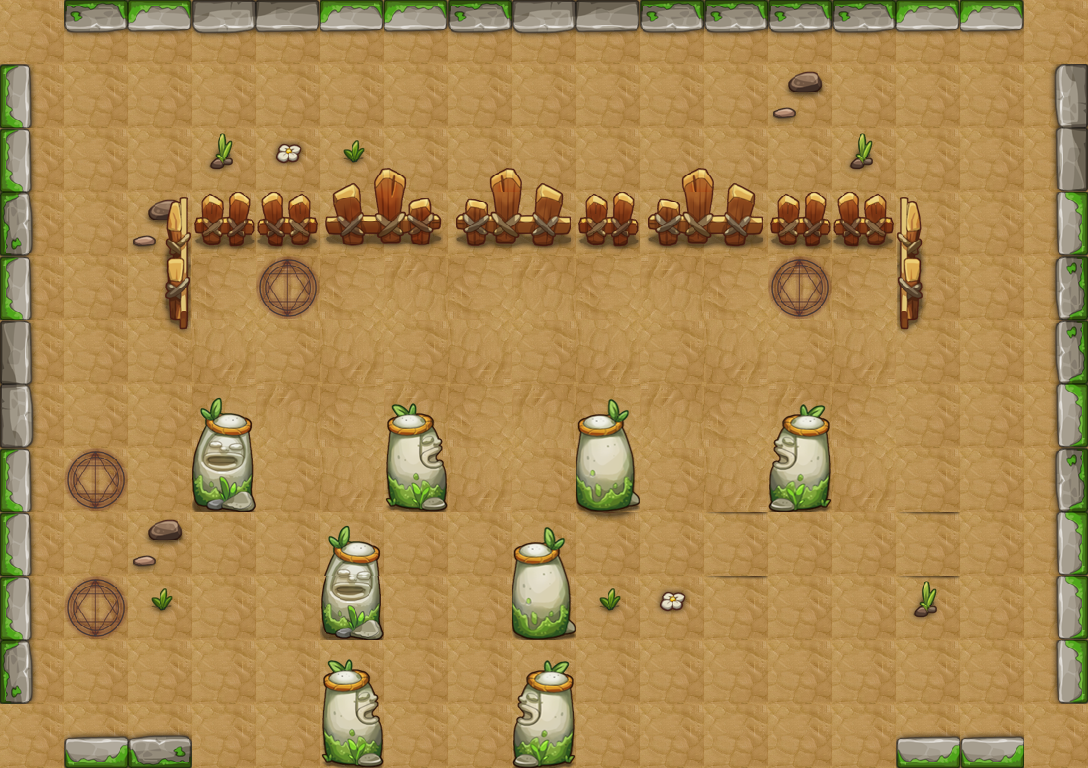

A 2D game scene composited from a Tiled map and its tileset images. What follows is a short description and the map's XML, with each tile layer's data collapsed to a summary:
An orthogonal 17x12 tile map with 64x64 px tiles, 6 tile layers (PASS, 块层 11, 块层 2, 块层 10, ...), 2 tilesets and 35 objects (32x TRAP, PLAYER, BOMB, yjsb1).

<map version="1.0" orientation="orthogonal" width="17" height="12" tilewidth="64" tileheight="64">
 <properties>
  <property name="DESTRY1" value="149" />
  <property name="DESTRY2" value="224" />
  <property name="DESTRY3" value="144" />
  <property name="DESTRY4" value="177" />
  <property name="DESTRY5" value="141" />
  <property name="DESTRY6" value="170" />
  <property name="DESTRY7" value="173" />
  <property name="DESTRY_COUNT" value="7" />
  <property name="EXP" value="50" />
  <property name="FOG" value="true" />
  <property name="ITEM" value="D001" />
  <property name="MONEY" value="250" />
 </properties>
 <tileset firstgid="1" name="village" tilewidth="64" tileheight="64">
  <image source="village-hd.png" trans="b700ff" width="1000" height="1500" />
 </tileset>
 <tileset firstgid="346" name="xzdxc-hd" tilewidth="64" tileheight="64">
  <image source="xzdxc-hd.png" width="1000" height="2048" />
 </tileset>
 <layer name="PASS" width="17" height="12">
  <data>[204 cells, 4 non-empty, 2 distinct tile ids]</data>
 </layer>
 <layer name="块层 11" width="17" height="12">
  <data>[204 cells, 204 non-empty, 4 distinct tile ids]</data>
 </layer>
 <layer name="块层 2" width="17" height="12">
  <data>[204 cells, 15 non-empty, 5 distinct tile ids]</data>
 </layer>
 <layer name="块层 10" width="17" height="12">
  <data>[204 cells, 18 non-empty, 8 distinct tile ids]</data>
 </layer>
 <layer name="块层 3" width="17" height="12">
  <data>[204 cells, 7 non-empty, 4 distinct tile ids]</data>
 </layer>
 <layer name="块层 5" width="17" height="12">
  <data>[204 cells, 65 non-empty, 17 distinct tile ids]</data>
 </layer>
 <objectgroup name="对象层 1" width="34" height="24">
  <object name="PLAYER" type="PLAYER" x="768" y="576" width="64" height="64" />
  <object name="fire1" type="TRAP" x="192" y="448" width="64" height="128">
   <properties>
    <property name="trap_id" value="1" />
    <property name="trap_particle" value="trap_fire_down.plist" />
    <property name="trap_state" value="open" />
   </properties>
  </object>
  <object name="fire1" type="TRAP" x="576" y="384" width="64" height="128">
   <properties>
    <property name="trap_id" value="1" />
    <property name="trap_particle" value="trap_fire_up.plist" />
    <property name="trap_state" value="open" />
   </properties>
  </object>
  <object name="fire_control1" type="TRAP" x="768" y="256" width="64" height="64">
   <properties>
    <property name="trap_ani" value="switch.actor" />
    <property name="trap_floor" value="true" />
    <property name="trap_id" value="0" />
    <property name="trap_script" value="trap(&quot;fire_control1&quot;):setOpened( false ); trap(&quot;fire1&quot;):setVisit( false );" />
    <property name="trap_sound_id" value="2" />
    <property name="trap_start_mode" value="0" />
    <property name="trap_state" value="open" />
   </properties>
  </object>
  <object name="block1" type="TRAP" x="128" y="256" width="64" height="64">
   <properties>
    <property name="trap_ani" value="blok2.actor" />
    <property name="trap_blok" value="true" />
    <property name="trap_id" value="0" />
   </properties>
  </object>
  <object name="fire_auto1" type="TRAP" x="704" y="704" width="128" height="64">
   <properties>
    <property name="trap_id" value="1" />
    <property name="trap_particle" value="trap_fire_left.plist" />
    <property name="trap_state" value="flase" />
   </properties>
  </object>
  <object name="fire1" type="TRAP" x="384" y="448" width="128" height="64">
   <properties>
    <property name="trap_id" value="1" />
    <property name="trap_particle" value="trap_fire_right.plist" />
    <property name="trap_state" value="open" />
   </properties>
  </object>
  <object name="block_control1" type="TRAP" x="64" y="448" width="64" height="64">
   <properties>
    <property name="trap_ani" value="switch.actor" />
    <property name="trap_floor" value="true" />
    <property name="trap_id" value="0" />
    <property name="trap_script" value="trap(&quot;block_control1&quot;):setOpened(false);trap(&quot;block1&quot;):setOpened(false)" />
    <property name="trap_sound_id" value="2" />
    <property name="trap_start_mode" value="0" />
    <property name="trap_state" value="open" />
   </properties>
  </object>
  <object name="block1" type="TRAP" x="192" y="192" width="64" height="64">
   <properties>
    <property name="trap_ani" value="blok1.actor" />
    <property name="trap_blok" value="true" />
    <property name="trap_id" value="0" />
   </properties>
  </object>
  <object name="tnt1" type="BOMB" x="960" y="384" width="64" height="64">
   <properties>
    <property name="bomb_ani" value="tnt_bomb.bomb" />
    <property name="bomb_damage" value="9999" />
    <property name="bomb_power" value="1" />
   </properties>
  </object>
  <object name="triger1" type="TRAP" x="960" y="256" width="64" height="64">
   <properties>
    <property name="trap_ani" value="tnt_triger.actor" />
    <property name="trap_floor" value="true" />
    <property name="trap_script" value="trap_onTNTBombTrap(&quot;triger1&quot;,&quot;tnt1&quot;);" />
    <property name="trap_start_mode" value="3" />
    <property name="trap_state" value="open" />
   </properties>
  </object>
  <object name="senser1" type="TRAP" x="960" y="320" width="64" height="64">
   <properties>
    <property name="trap_floor" value="true" />
    <property name="trap_script" value="trap_onTNTSenser(&quot;tnt1&quot;);" />
    <property name="trap_start_mode" value="0" />
   </properties>
  </object>
  <object name="zi_dan_down1" type="TRAP" x="320" y="64" width="64" height="64">
   <properties>
    <property name="trap_ani" value="stone_bean_down.actor" />
    <property name="trap_delay" value="2" />
    <property name="trap_id" value="0" />
    <property name="trap_script" value="trap(&quot;zi_dan_down1&quot;):setAtkPower(target(&quot;PLAYER&quot;):getMaxHP()*0.3);trap(&quot;zi_dan_down1&quot;):turnDown(); trap(&quot;zi_dan_down1&quot;):getAI():getActions():addObject( AIUseSkill:create(   SkillLua:create(&quot;skill_001&quot;)  )  );" />
    <property name="trap_start_mode" value="2" />
    <property name="trap_state" value="open" />
   </properties>
  </object>
  <object name="zi_dan_down1" type="TRAP" x="384" y="64" width="64" height="64">
   <properties>
    <property name="trap_ani" value="fire_cat_down.actor" />
    <property name="trap_delay" value="2" />
    <property name="trap_id" value="0" />
    <property name="trap_script" value="trap(&quot;zi_dan_down1&quot;):setAtkPower(target(&quot;PLAYER&quot;):getMaxHP()*0.3);trap(&quot;zi_dan_down1&quot;):turnDown(); trap(&quot;zi_dan_down1&quot;):getAI():getActions():addObject( AIUseSkill:create(   SkillLua:create(&quot;skill_0001&quot;)  )  );" />
    <property name="trap_start_mode" value="2" />
    <property name="trap_state" value="open" />
   </properties>
  </object>
  <object name="mp1" type="TRAP" x="256" y="256" width="64" height="64">
   <properties>
    <property name="trap_ani" value="mp.actor" />
    <property name="trap_floor" value="true" />
    <property name="trap_id" value="0" />
    <property name="trap_script" value="trap_moveto(&quot;PLAYER&quot;, &quot;mp1&quot;,target(&quot;mp2&quot;):getX(),target(&quot;mp2&quot;):getY() );" />
    <property name="trap_sound_id" value="1" />
    <property name="trap_start_mode" value="0" />
    <property name="trap_state" value="open" />
   </properties>
  </object>
  </objectgroup>
</map>
<!-- 20 of 35 objects omitted -->
